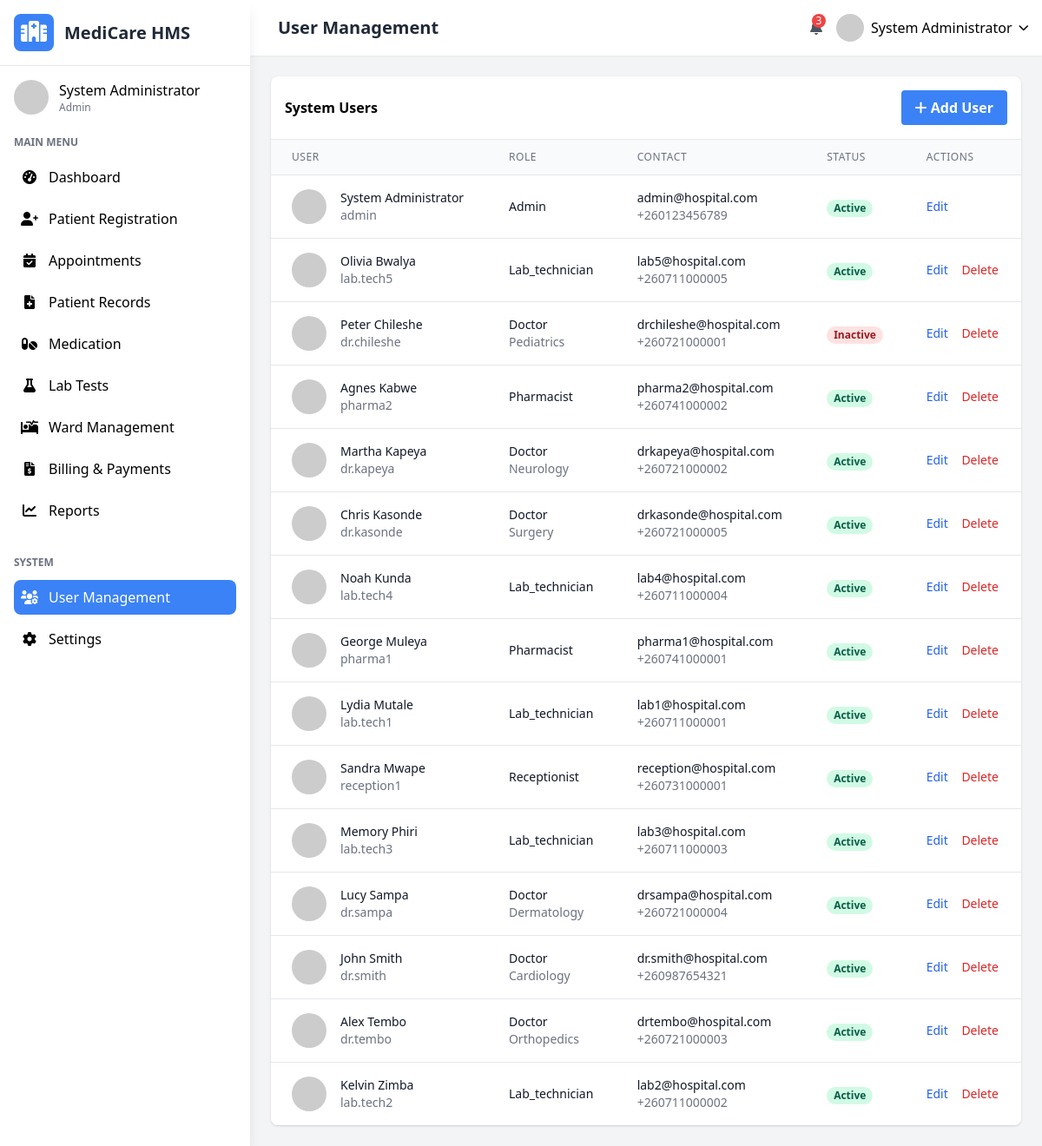
/users.php (signed in), run on the app's committed database.
### tables this page shows
CREATE TABLE `users` (
  `user_id` int(11) NOT NULL,
  `username` varchar(50) NOT NULL,
  `password_hash` varchar(255) NOT NULL,
  `email` varchar(100) NOT NULL,
  `first_name` varchar(50) NOT NULL,
  `last_name` varchar(50) NOT NULL,
  `role` enum('admin','doctor','nurse','receptionist','lab_technician','pharmacist') NOT NULL,
  `specialization` varchar(100) DEFAULT NULL,
  `phone` varchar(20) DEFAULT NULL,
  `address` text DEFAULT NULL,
  `hire_date` date DEFAULT NULL,
  `status` enum('active','inactive','on_leave') DEFAULT 'active',
  `created_at` timestamp NOT NULL DEFAULT current_timestamp(),
  `updated_at` timestamp NOT NULL DEFAULT current_timestamp() ON UPDATE current_timestamp()
);

### users.php (the view, shortened to what the rows shown need)
<?php
$page_title = "User Management";
require_once 'includes/header.php';
$editing = false;
$user_data = null;
?>
<?php if ($editing): ?>
<div class="bg-white rounded-lg shadow p-6 mb-6">
    <h3 class="font-semibold text-lg mb-4"><?php echo isset($_GET['edit']) ? 'Edit User' : 'Add New User'; ?></h3>
    <form method="POST" action="">
        <div class="grid grid-cols-1 md:grid-cols-2 gap-4">
            <div>
                <label class="block text-gray-700 text-sm font-bold mb-2" for="username">Username</label>
                <input class="shadow appearance-none border rounded w-full py-2 px-3 text-gray-700 leading-tight focus:outline-none focus:shadow-outline"
                    id="username" name="username" type="text" placeholder="Username"
                    value="<?php echo htmlspecialchars($user_data['username'] ?? ''); ?>" required>
            </div>
            <div>
                <label class="block text-gray-700 text-sm font-bold mb-2" for="email">Email</label>
                <input class="shadow appearance-none border rounded w-full py-2 px-3 text-gray-700 leading-tight focus:outline-none focus:shadow-outline"
                    id="email" name="email" type="email" placeholder="Email"
                    value="<?php echo htmlspecialchars($user_data['email'] ?? ''); ?>" required>
            </div>
            <div>
                <label class="block text-gray-700 text-sm font-bold mb-2" for="first_name">First Name</label>
                <input class="shadow appearance-none border rounded w-full py-2 px-3 text-gray-700 leading-tight focus:outline-none focus:shadow-outline"
                    id="first_name" name="first_name" type="text" placeholder="First Name"
                    value="<?php echo htmlspecialchars($user_data['first_name'] ?? ''); ?>" required>
            </div>
            <div>
                <label class="block text-gray-700 text-sm font-bold mb-2" for="last_name">Last Name</label>
                <input class="shadow appearance-none border rounded w-full py-2 px-3 text-gray-700 leading-tight focus:outline-none focus:shadow-outline"
                    id="last_name" name="last_name" type="text" placeholder="Last Name"
                    value="<?php echo htmlspecialchars($user_data['last_name'] ?? ''); ?>" required>
            </div>
            <div>
                <label class="block text-gray-700 text-sm font-bold mb-2" for="role">Role</label>
                <select class="shadow appearance-none border rounded w-full py-2 px-3 text-gray-700 leading-tight focus:outline-none focus:shadow-outline"
                    id="role" name="role" required>
                    <option value="admin" <?php echo (isset($user_data['role']) && $user_data['role'] == 'admin') ? 'selected' : ''; ?>>Administrator</option>
                    <option value="doctor" <?php echo (isset($user_data['role']) && $user_data['role'] == 'doctor') ? 'selected' : ''; ?>>Doctor</option>
                    <option value="nurse" <?php echo (isset($user_data['role']) && $user_data['role'] == 'nurse') ? 'selected' : ''; ?>>Nurse</option>
                    <option value="receptionist" <?php echo (isset($user_data['role']) && $user_data['role'] == 'receptionist') ? 'selected' : ''; ?>>Receptionist</option>
                    <option value="lab_technician" <?php echo (isset($user_data['role']) && $user_data['role'] == 'lab_technician') ? 'selected' : ''; ?>>Lab Technician</option>
                    <option value="pharmacist" <?php echo (isset($user_data['role']) && $user_data['role'] == 'pharmacist') ? 'selected' : ''; ?>>Pharmacist</option>
                </select>
            </div>
            <div>
                <label class="block text-gray-700 text-sm font-bold mb-2" for="specialization">Specialization</label>
                <input class="shadow appearance-none border rounded w-full py-2 px-3 text-gray-700 leading-tight focus:outline-none focus:shadow-outline"
                    id="specialization" name="specialization" type="text" placeholder="Specialization (for doctors)"
                    value="<?php echo htmlspecialchars($user_data['specialization'] ?? ''); ?>">
            </div>
            <div>
                <label class="block text-gray-700 text-sm font-bold mb-2" for="phone">Phone</label>
                <input class="shadow appearance-none border rounded w-full py-2 px-3 text-gray-700 leading-tight focus:outline-none focus:shadow-outline"
                    id="phone" name="phone" type="tel" placeholder="Phone"
                    value="<?php echo htmlspecialchars($user_data['phone'] ?? ''); ?>">
            </div>
            <div>
                <label class="block text-gray-700 text-sm font-bold mb-2" for="hire_date">Hire Date</label>
                <input class="shadow appearance-none border rounded w-full py-2 px-3 text-gray-700 leading-tight focus:outline-none focus:shadow-outline"
                    id="hire_date" name="hire_date" type="date"
                    value="<?php echo htmlspecialchars($user_data['hire_date'] ?? date('Y-m-d')); ?>">
            </div>
            <div>
                <label class="block text-gray-700 text-sm font-bold mb-2" for="status">Status</label>
                <select class="shadow appearance-none border rounded w-full py-2 px-3 text-gray-700 leading-tight focus:outline-none focus:shadow-outline"
                    id="status" name="status" required>
                    <option value="active" <?php echo (isset($user_data['status']) && $user_data['status'] == 'active') ? 'selected' : ''; ?>>Active</option>
                    <option value="inactive" <?php echo (isset($user_data['status']) && $user_data['status'] == 'inactive') ? 'selected' : ''; ?>>Inactive</option>
                    <option value="on_leave" <?php echo (isset($user_data['status']) && $user_data['status'] == 'on_leave') ? 'selected' : ''; ?>>On Leave</option>
                </select>
            </div>
            <div class="md:col-span-2">
                <label class="block text-gray-700 text-sm font-bold mb-2" for="address">Address</label>
                <textarea class="shadow appearance-none border rounded w-full py-2 px-3 text-gray-700 leading-tight focus:outline-none focus:shadow-outline"
                    id="address" name="address" placeholder="Address" rows="3"><?php echo htmlspecialchars($user_data['address'] ?? ''); ?></textarea>
            </div>
            <div>
                <label class="block text-gray-700 text-sm font-bold mb-2" for="password">Password</label>
                <input class="shadow appearance-none border rounded w-full py-2 px-3 text-gray-700 leading-tight focus:outline-none focus:shadow-outline"
                    id="password" name="password" type="password" placeholder="Leave blank to keep current">
            </div>
            <div>
                <label class="block text-gray-700 text-sm font-bold mb-2" for="confirm_password">Confirm Password</label>
                <input class="shadow appearance-none border rounded w-full py-2 px-3 text-gray-700 leading-tight focus:outline-none focus:shadow-outline"
                    id="confirm_password" name="confirm_password" type="password" placeholder="Confirm password">
            </div>
        </div>
        <div class="mt-6 flex justify-end space-x-4">
            <a href="users.php" class="bg-gray-500 hover:bg-gray-600 text-white font-bold py-2 px-4 rounded focus:outline-none focus:shadow-outline">
                Cancel
            </a>
            <?php if (isset($_GET['edit'])): ?>
                <input type="hidden" name="user_id" value="<?php echo $user_data['user_id']; ?>">
                <button type="submit" name="update_user" class="bg-blue-500 hover:bg-blue-600 text-white font-bold py-2 px-4 rounded focus:outline-none focus:shadow-outline">
                    Update User
                </button>
            <?php else: ?>
                <button type="submit" name="add_user" class="bg-blue-500 hover:bg-blue-600 text-white font-bold py-2 px-4 rounded focus:outline-none focus:shadow-outline">
                    Add User
                </button>
            <?php endif; ?>
        </div>
    </form>
</div>
<?php else: ?>
<div class="bg-white rounded-lg shadow overflow-hidden">
    <div class="overflow-x-auto">
        <table class="min-w-full divide-y divide-gray-200">
            <thead class="bg-gray-50">
                <tr>
                    <th class="px-6 py-3 text-left text-xs font-medium text-gray-500 uppercase tracking-wider">User</th>
                    <th class="px-6 py-3 text-left text-xs font-medium text-gray-500 uppercase tracking-wider">Role</th>
                    <th class="px-6 py-3 text-left text-xs font-medium text-gray-500 uppercase tracking-wider">Contact</th>
                    <th class="px-6 py-3 text-left text-xs font-medium text-gray-500 uppercase tracking-wider">Status</th>
                    <th class="px-6 py-3 text-left text-xs font-medium text-gray-500 uppercase tracking-wider">Actions</th>
                </tr>
            </thead>
            <tbody class="bg-white divide-y divide-gray-200">
                <?php
                $users = $conn->query("SELECT * FROM users ORDER BY last_name, first_name");
                while ($usr = $users->fetch_assoc()):
                    $status_class = '';
                    switch ($usr['status']) {
                        case 'active': $status_class = 'bg-green-100 text-green-800'; break;
                        case 'inactive': $status_class = 'bg-red-100 text-red-800'; break;
                    }
                ?>
                <tr class="hover:bg-gray-50">
                    <td class="px-6 py-4 whitespace-nowrap">
                        <div class="flex items-center">
                            <div class="flex-shrink-0 h-10 w-10">
                                <img class="h-10 w-10 rounded-full" src="https://randomuser.me/api/portraits/lego/<?php echo $usr['user_id'] % 10; ?>.jpg" alt="">
                            </div>
                            <div class="ml-4">
                                <div class="text-sm font-medium text-gray-900"><?php echo htmlspecialchars($usr['first_name'] . ' ' . $usr['last_name']); ?></div>
                                <div class="text-sm text-gray-500"><?php echo htmlspecialchars($usr['username']); ?></div>
                            </div>
                        </div>
                    </td>
                    <td class="px-6 py-4 whitespace-nowrap">
                        <div class="text-sm text-gray-900"><?php echo ucfirst($usr['role']); ?></div>
                        <div class="text-sm text-gray-500"><?php echo htmlspecialchars($usr['specialization']); ?></div>
                    </td>
                    <td class="px-6 py-4 whitespace-nowrap">
                        <div class="text-sm text-gray-900"><?php echo htmlspecialchars($usr['email']); ?></div>
                        <div class="text-sm text-gray-500"><?php echo htmlspecialchars($usr['phone']); ?></div>
                    </td>
                    <td class="px-6 py-4 whitespace-nowrap">
                        <span class="px-2 inline-flex text-xs leading-5 font-semibold rounded-full <?php echo $status_class; ?>">
                            <?php echo ucfirst(str_replace('_', ' ', $usr['status'])); ?>
                        </span>
                    </td>
                    <td class="px-6 py-4 whitespace-nowrap text-sm font-medium">
                        <a href="users.php?edit=<?php echo $usr['user_id']; ?>" class="text-blue-600 hover:text-blue-900 mr-3">Edit</a>
                        <?php if ($usr['user_id'] != $_SESSION['user_id']): ?>
                            <a href="users.php?delete=<?php echo $usr['user_id']; ?>" class="text-red-600 hover:text-red-900" onclick="return confirm('Are you sure you want to delete this user?');">Delete</a>
                        <?php endif; ?>
                    </td>
                </tr>
                <?php endwhile; ?>
            </tbody>
        </table>
    </div>
</div>
<?php endif; ?>
<?php require_once 'includes/footer.php'; ?>

### includes/header.php (shortened to what the rows shown need)
<?php
require_once 'config.php';
$user_id = $_SESSION['user_id'];
$user_query = $conn->prepare("SELECT * FROM users WHERE user_id = ?");
$user_query->bind_param("i", $user_id);
$user_query->execute();
$user_result = $user_query->get_result();
$user = $user_result->fetch_assoc();
?>
<!DOCTYPE html>
<html lang="en">
<head>
    <link href="https://cdn.jsdelivr.net/npm/tailwindcss@2.2.19/dist/tailwind.min.css" rel="stylesheet">
    <link rel="stylesheet" href="https://cdnjs.cloudflare.com/ajax/libs/font-awesome/6.0.0-beta3/css/all.min.css">
</head>
<body class="bg-gray-100 font-sans">
    <div class="flex h-screen overflow-hidden">
        <?php include 'includes/sidebar.php'; ?>
        <div class="flex-1 overflow-y-auto main-content md:ml-64 lg:ml-72">
            <header class="bg-white shadow-sm p-4 flex justify-between items-center sticky top-0 z-10">
                <div class="flex items-center space-x-4">
                    <h2 class="text-xl font-semibold text-gray-800"><?php echo isset($page_title) ? $page_title : 'Dashboard'; ?></h2>
                </div>
                <div class="flex items-center space-x-4">
                    <div class="relative">
                        <button id="userMenuButton" class="flex items-center space-x-2 focus:outline-none">
                            <img src="https://randomuser.me/api/portraits/lego/5.jpg" alt="User" class="w-8 h-8 rounded-full">
                            <span class="hidden md:inline"><?php echo htmlspecialchars($user['first_name'] . ' ' . $user['last_name']); ?></span>
                            <i class="fas fa-chevron-down text-xs"></i>
                        </button>
                    </div>
                </div>
            </header>
            <main class="p-6">

### includes/sidebar.php (shortened to what the rows shown need)
<div class="sidebar bg-white w-64 md:w-72 shadow-lg fixed h-full overflow-y-auto transform -translate-x-full md:translate-x-0 transition-transform duration-300 ease-in-out z-20">
    <div class="p-4 flex items-center justify-between border-b">
        <div class="flex items-center space-x-3">
            <h1 class="text-xl font-bold text-gray-800">MediCare HMS</h1>
        </div>
    </div>
    <div class="p-4">
        <div class="flex items-center space-x-3 mb-6">
            <div>
                <p class="font-medium"><?php echo htmlspecialchars($user['first_name'] . ' ' . $user['last_name']); ?></p>
                <p class="text-xs text-gray-500"><?php echo ucfirst($user['role']); ?></p>
            </div>
        </div>
    </div>
</div>

### data on the page
users: first_name+last_name "System Administrator", role "Admin", username "admin", email "admin@hospital.com", phone "+260123456789", status "Active"
users: first_name+last_name "Olivia Bwalya", username "lab.tech5", role "Lab_technician", email "lab5@hospital.com", phone "+260711000005", status "Active"
users: first_name+last_name "Peter Chileshe", username "dr.chileshe", role "Doctor", specialization "Pediatrics", email "drchileshe@hospital.com", phone "+260721000001", status "Inactive"
users: first_name+last_name "Agnes Kabwe", username "pharma2", role "Pharmacist", email "pharma2@hospital.com", phone "+260741000002", status "Active"
users: first_name+last_name "Martha Kapeya", username "dr.kapeya", role "Doctor", specialization "Neurology", email "drkapeya@hospital.com", phone "+260721000002", status "Active"
users: first_name+last_name "Chris Kasonde", username "dr.kasonde", role "Doctor", specialization "Surgery", email "drkasonde@hospital.com", phone "+260721000005", status "Active"
users: first_name+last_name "Noah Kunda", username "lab.tech4", role "Lab_technician", email "lab4@hospital.com", phone "+260711000004", status "Active"
users: first_name+last_name "George Muleya", username "pharma1", role "Pharmacist", email "pharma1@hospital.com", phone "+260741000001", status "Active"
users: first_name+last_name "Lydia Mutale", username "lab.tech1", role "Lab_technician", email "lab1@hospital.com", phone "+260711000001", status "Active"
users: first_name+last_name "Sandra Mwape", username "reception1", role "Receptionist", email "reception@hospital.com", phone "+260731000001", status "Active"
users: first_name+last_name "Memory Phiri", username "lab.tech3", role "Lab_technician", email "lab3@hospital.com", phone "+260711000003", status "Active"
users: first_name+last_name "Lucy Sampa", username "dr.sampa", role "Doctor", specialization "Dermatology", email "drsampa@hospital.com", phone "+260721000004", status "Active"
users: first_name+last_name "John Smith", username "dr.smith", role "Doctor", specialization "Cardiology", email "dr.smith@hospital.com", phone "+260987654321", status "Active"
users: first_name+last_name "Alex Tembo", username "dr.tembo", role "Doctor", specialization "Orthopedics", email "drtembo@hospital.com", phone "+260721000003", status "Active"
users: first_name+last_name "Kelvin Zimba", username "lab.tech2", role "Lab_technician", email "lab2@hospital.com", phone "+260711000002", status "Active"

### other printed values
$page_title "User Management"
